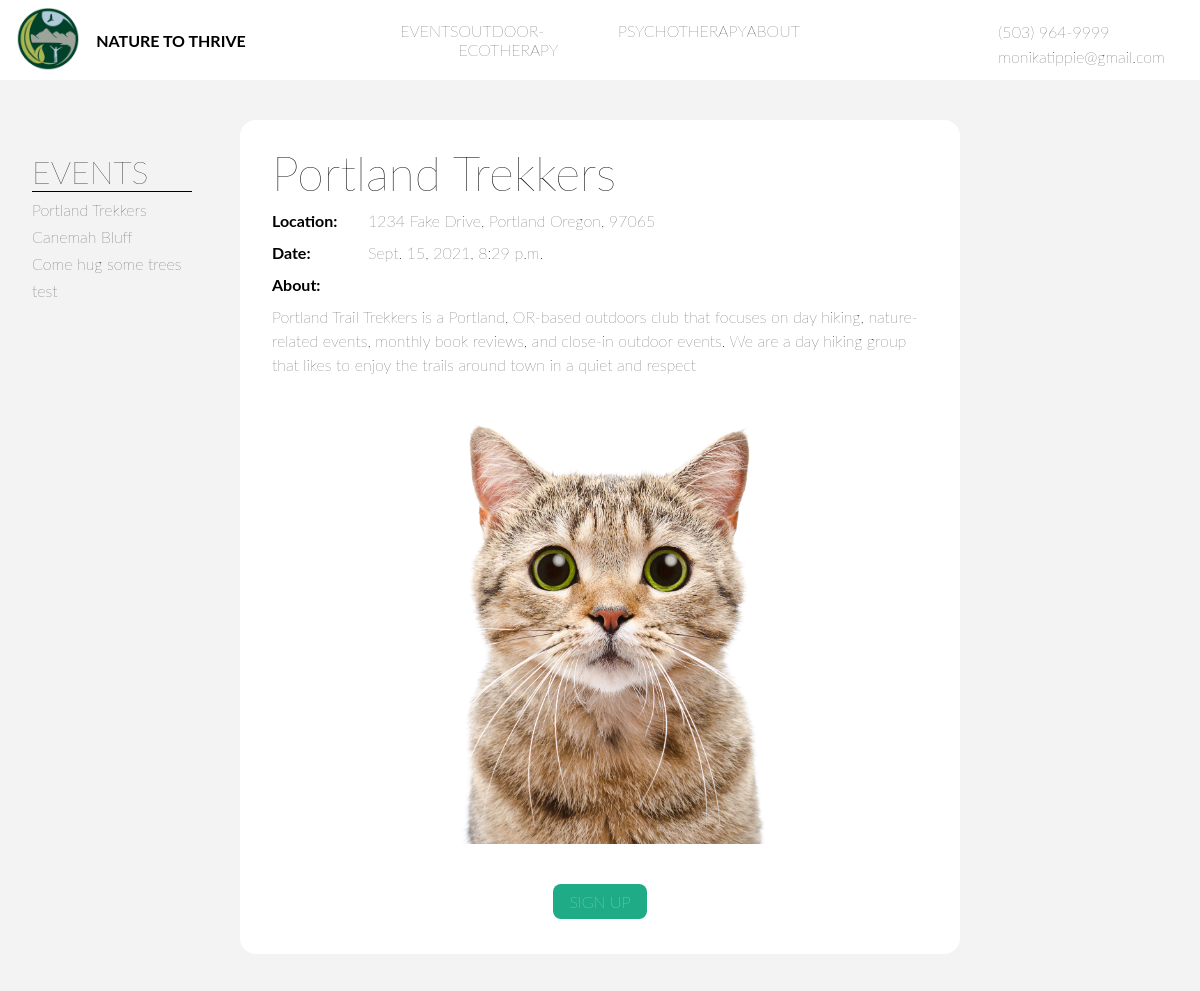
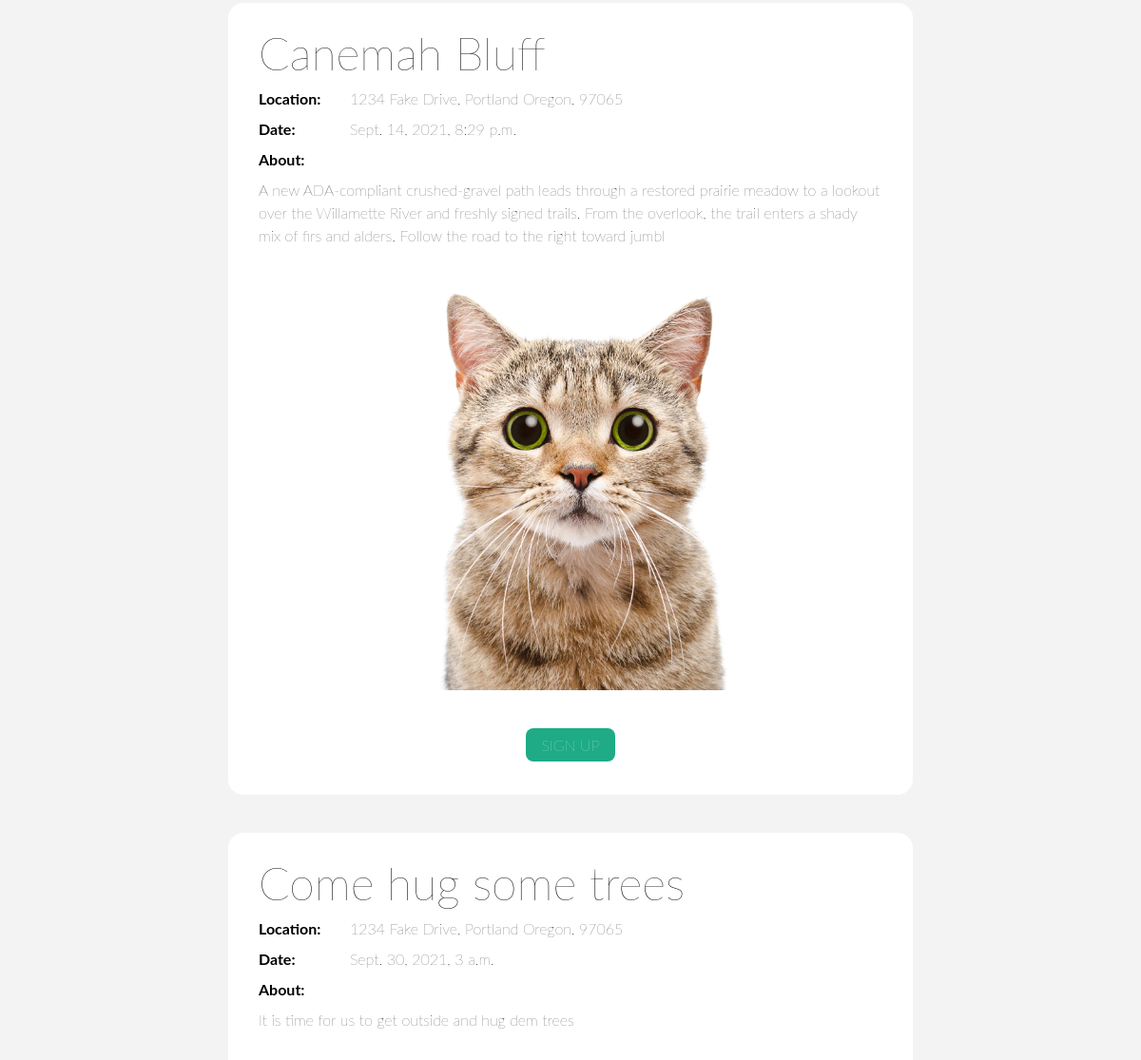
Page /events/ (upper part) on the earlier database version (2 pictures, top to bottom).
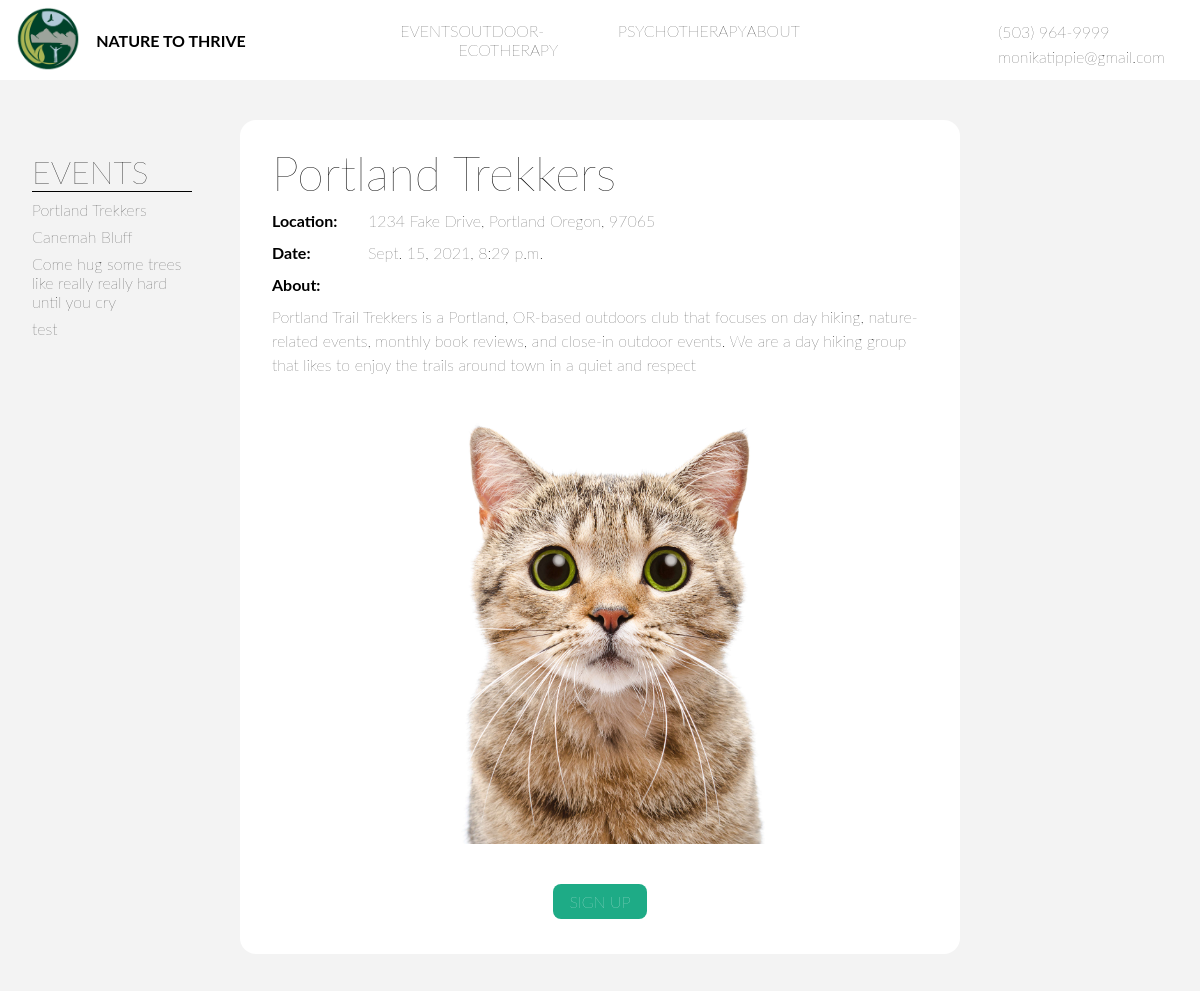
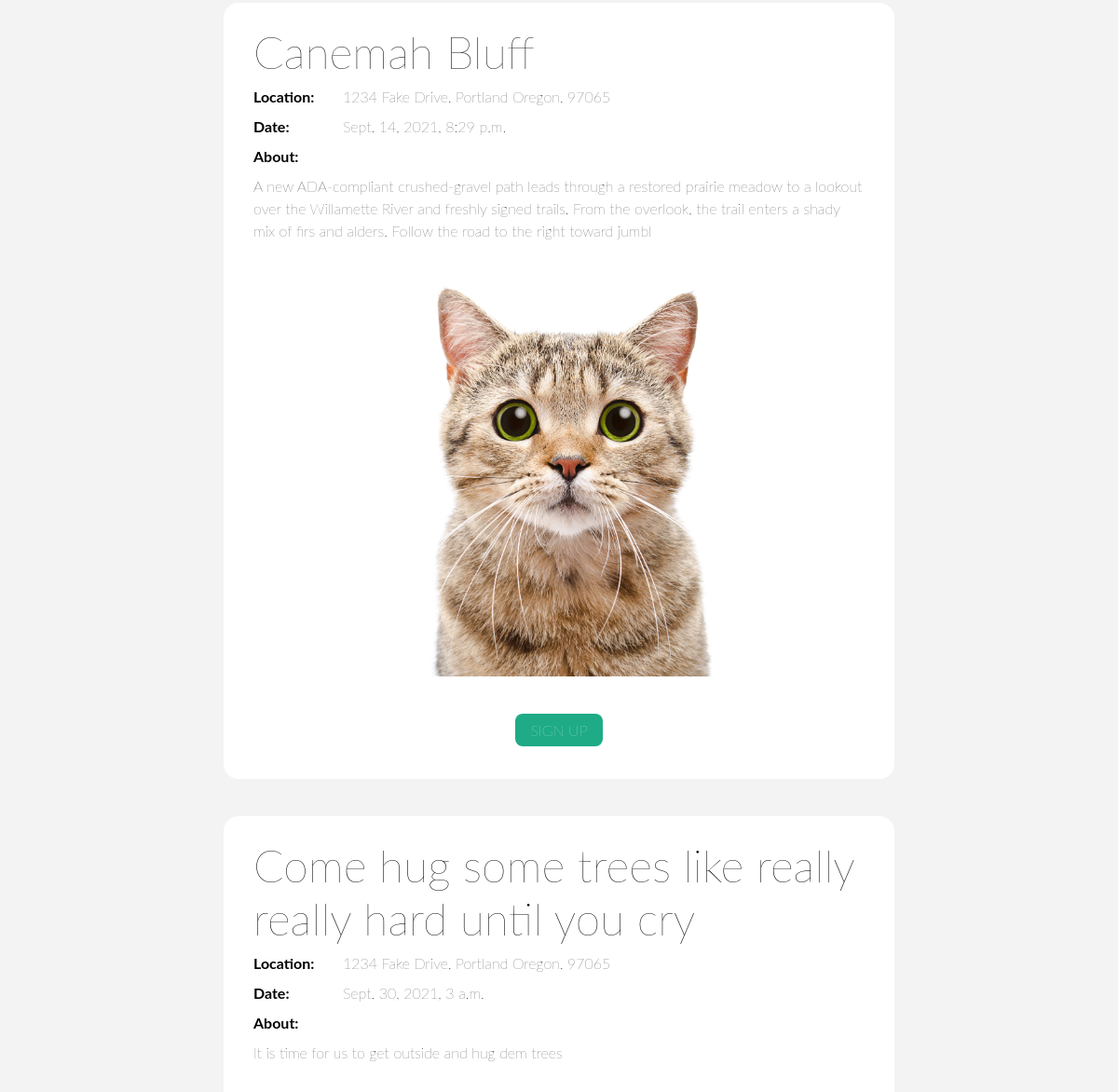
Same page on the later database version (2 pictures, top to bottom).
### natureapp/models.py (models this page shows, shortened)
class Post(models.Model):
    title = models.CharField(max_length=255)
    summary = models.CharField(max_length=255, default='See more by clicking on the link below')
    body = models.TextField()
    event_date = models.DateTimeField(default=now, blank=True)
    image = models.ImageField(upload_to='images/', default='images/cat.jpg')
    location = models.CharField(max_length=255, default="1234 Fake Drive, Portland Oregon, 97065")

### natureapp/views.py (the view)
# urls.py: path('events/', EventView.as_view(), name="events"),
class EventView(ListView):
    model = Post
    template_name = 'events.html'

### natureapp/templates/events.html (shortened to what this page needs)
{% extends 'home.html' %}
{% block events %}
    <div id="eventsPage">
        {% for post in object_list %}
            <div id="postContainer">
                <div id="innerPost">
                    {% load static %}
                    <div id="conatinerPictureTitle">
                        <p id="postTitle">{{ post.title }} </p>
                        <div id="dateLocation">
                            <p id="emphasize">Location: </p><p id="">{{ post.location }}</p>
                        </div>
                        <div id="dateLocation">
                            <p id="emphasize">Date: </p><p id="">{{ post.event_date }}</p>
                        </div>
                    </div>
                    <p id="emphasize">About: </p><p id="postD">{{ post.summary }}</p>
                    <img id="eventImg" src="{{ post.image.url }}">
                    <br>
                    <a  id="eventButton" href="{% url 'event_details' post.pk %}">
                        SIGN UP
                    </a>
                </div>
            </div>
        {% endfor %}
            <div id="currentEvents">
                <p id="currentEventsHeader">EVENTS</p>
                {% for post in object_list %}
                        <a class="currentEventsTitle" id="section{{forloop.counter0}}" href="#id{{post.id}}" v-smooth-scroll>{{ post.title }}</a>
                {% endfor %}
            </div>
    </div>
{% endblock events %}

### natureapp/templates/home.html (shortened to what this page needs)
{% load static %}
<!DOCTYPE html>
<html lang="en">
<head>
    <link rel="stylesheet" href="{% static 'natureapp/main.css' %}">
</head>
<body>
    <div id="app">
        <div id="headerContainer">
            <div id="headerLeft">
                <a href="{% url 'home' %}"><img id="logo" src='../static/natureapp/logoEdit.png'></a>
                <a id="headerName" href="{% url 'home' %}">NATURE TO THRIVE</a>
            </div>
            <div id="headerMiddle">
                <a href="{% url 'events' %}">EVENTS</a>
                <a href="{% url 'about' %}">OUTDOOR-ECOTHERAPY</a>
                <a href="{% url 'about' %}">PSYCHOTHERAPY</a>
                <a href="{% url 'about' %}">ABOUT</a>
            </div>
            <div id="headerRight">
                <div id="headerRightPhone">
                    <p>(503) 964-9999</p>
                    <p>monikatippie@gmail.com</p>
                </div>
            </div>
        </div>
        {% block events %}
        {% endblock %}
    </div>
</body>
</html>

### natureapp/static/natureapp/main.css (style rules this page uses)
* { margin: 0; padding: 0; font-family: 'Lato', sans-serif; font-weight: lighter; box-sizing: border-box; }
#headerContainer { height: 10vh; display: flex; justify-content: space-between; align-items: center; box-shadow: 0 2rem 1rem -2rem rgb(0 0 0 / 10%); }
#headerLeft { display: flex; align-items: center; width: 33.3%; text-decoration: none; color: black; }
#logo { height: 8vh; margin-left: 1rem; margin-right: 1rem; }
#headerName { font-size: 1rem; text-decoration: none; color: black; font-weight: bold; }
#headerMiddle { display: flex; justify-content: space-between; width: 33.3%; text-decoration: none; }
#headerMiddle a { text-decoration: none; color: black; }
#headerRight { display: flex; flex-direction: column; width: 33.3%; align-items: flex-end; }
#headerRightPhone { margin-top: .5rem; margin-right: 1.5rem; padding: .5rem; }
#headerRightPhone p { padding: .2rem; }
#eventsPage { width: 100vw; text-align: center; background-color: #f3f3f3; }
#postContainer { display: flex; justify-content: center; line-height: 1.5rem; }
#innerPost { width: 60vw; background: white; padding: 0rem 2rem 0 2rem; margin-top: 2.5rem; padding-bottom: 2.5rem; border-radius: 1rem 1rem; }
#conatinerPictureTitle { align-items: center; text-align: center; margin-top: 1.5rem; margin-bottom: .5rem; }
#postTitle { font-size: 3rem; text-align: start; line-height:normal; }
#eventImg { width: 100%; margin-bottom: 2.5rem; }
#emphasize { font-weight: bold; width: 5rem; text-align: start; margin-right: 1rem; }
#dateLocation { display: flex; margin-top: .5rem; }
#postD { white-space: pre-wrap; text-align: start; margin-bottom: 2rem; margin-top: .5rem; }
#eventButton { padding: .5rem 1rem .5rem 1rem; background: #1EAB86; border-radius: .5rem; text-decoration: none; color: white; }
#currentEvents { position: fixed; display: flex; flex-direction: column; top: 8.5rem; width: 12rem; left: 6rem; text-align: start; padding: 1rem; }
#currentEventsHeader { font-size: 2rem; border-bottom: 1px solid black; }
.currentEventsTitle { margin-top: .5rem; text-decoration: none; color: black; }
@media (max-width: 1400px) { #currentEvents { left: 1rem; } }

Differences in the rows shown:
changed Post "It is time for us to get outside and hug dem trees": title "Come hug some trees" → "Come hug some trees like really really hard until you cry"
